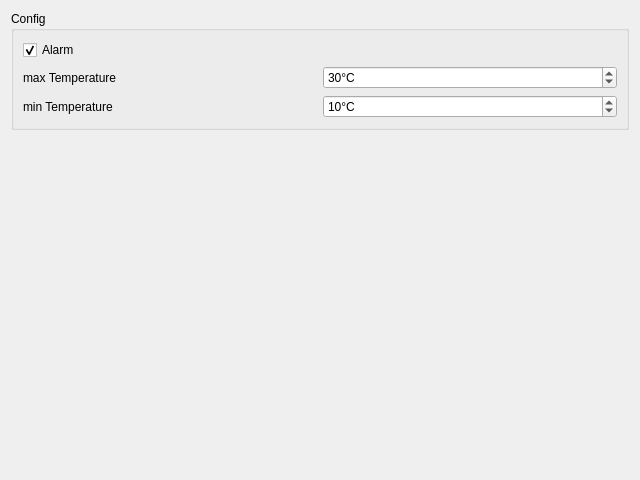
<?xml version="1.0" encoding="UTF-8"?>
<ui version="4.0">
 <class>Dht11Widget</class>
 <widget class="QWidget" name="Dht11Widget">
  <property name="geometry">
   <rect>
    <x>0</x>
    <y>0</y>
    <width>640</width>
    <height>480</height>
   </rect>
  </property>
  <property name="windowTitle">
   <string>Form</string>
  </property>
  <layout class="QGridLayout" name="gridLayout">
   <item row="1" column="0">
    <widget class="QGroupBox" name="groupBox">
     <property name="title">
      <string>Config</string>
     </property>
     <layout class="QGridLayout" name="gridLayout_2">
      <item row="1" column="0">
       <widget class="QLabel" name="label">
        <property name="text">
         <string>max Temperature</string>
        </property>
       </widget>
      </item>
      <item row="1" column="1">
       <widget class="QSpinBox" name="maxTempSpinBox">
        <property name="suffix">
         <string>°C</string>
        </property>
        <property name="value">
         <number>30</number>
        </property>
       </widget>
      </item>
      <item row="2" column="1">
       <widget class="QSpinBox" name="minTempSpinBox">
        <property name="suffix">
         <string>°C</string>
        </property>
        <property name="value">
         <number>10</number>
        </property>
       </widget>
      </item>
      <item row="2" column="0">
       <widget class="QLabel" name="label_2">
        <property name="text">
         <string>min Temperature</string>
        </property>
       </widget>
      </item>
      <item row="0" column="0">
       <widget class="QCheckBox" name="alarmCheckBox">
        <property name="text">
         <string>Alarm</string>
        </property>
        <property name="checked">
         <bool>true</bool>
        </property>
       </widget>
      </item>
     </layout>
    </widget>
   </item>
   <item row="4" column="0">
    <spacer name="verticalSpacer">
     <property name="orientation">
      <enum>Qt::Vertical</enum>
     </property>
     <property name="sizeHint" stdset="0">
      <size>
       <width>20</width>
       <height>40</height>
      </size>
     </property>
    </spacer>
   </item>
  </layout>
 </widget>
 <resources/>
 <connections>
  <connection>
   <sender>alarmCheckBox</sender>
   <signal>toggled(bool)</signal>
   <receiver>maxTempSpinBox</receiver>
   <slot>setEnabled(bool)</slot>
   <hints>
    <hint type="sourcelabel">
     <x>73</x>
     <y>50</y>
    </hint>
    <hint type="destinationlabel">
     <x>392</x>
     <y>79</y>
    </hint>
   </hints>
  </connection>
  <connection>
   <sender>alarmCheckBox</sender>
   <signal>toggled(bool)</signal>
   <receiver>minTempSpinBox</receiver>
   <slot>setEnabled(bool)</slot>
   <hints>
    <hint type="sourcelabel">
     <x>138</x>
     <y>47</y>
    </hint>
    <hint type="destinationlabel">
     <x>440</x>
     <y>125</y>
    </hint>
   </hints>
  </connection>
 </connections>
</ui>
